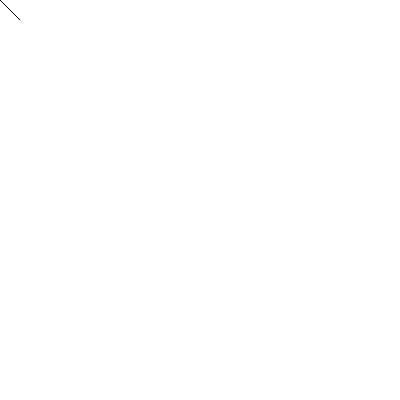
Frame 1 (no input)
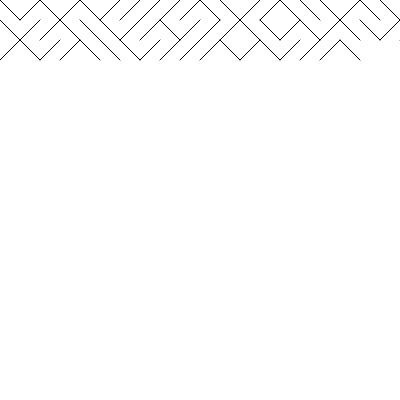
Frame 60 (no input)
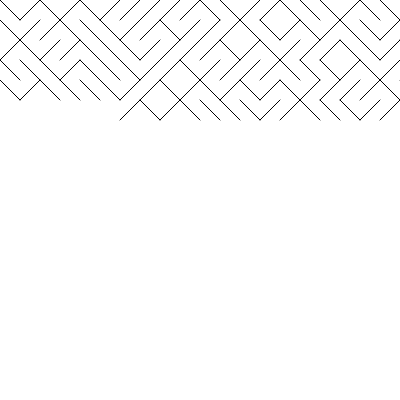
Frame 120 (the mouse pressed at the canvas centre since frame 60)

The p5.js sketch that drew these frames (run headless with seeded random() and noise() and a simulated clock; from frame 60 on, the mouse is pressed at the canvas centre):

// p5.js sketch
// ── sketch.js
// From: http://10print.org/

var x_pos = 0;
var y_pos = 0;
var x_step = 20;
var y_step = 20;
var a_size = 20;

function setup() {
  createCanvas(400, 400);
  background(255);
}

function draw() {
  if (random(1) > 0.5) {
    line(x_pos, y_pos, x_pos + a_size, y_pos + a_size);
  } else {
    line(x_pos, y_pos + a_size, x_pos + a_size, y_pos);
  }
  x_pos += x_step;
  if (x_pos > width || x_pos < 0) {
    x_step = x_step * -1;
    x_pos += x_step;
    y_pos += y_step;
  }
  if (y_pos > height || y_pos < 0) {
    // background(255);
    y_step = y_step * -1;
    y_pos += y_step;
  }
}

// https://editor.p5js.org/icm/sketches/rkHKL962
